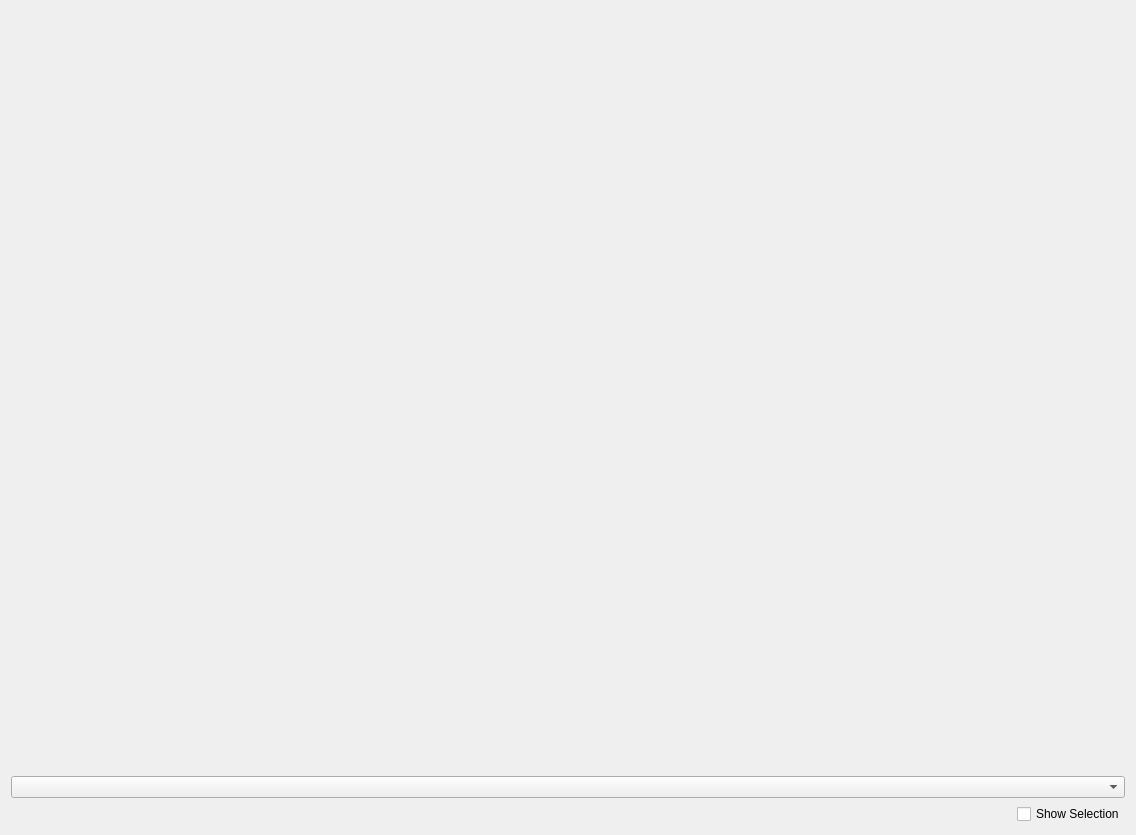
<?xml version="1.0" encoding="UTF-8"?>
<ui version="4.0">
 <class>VoltageDialog</class>
 <widget class="QDialog" name="VoltageDialog">
  <property name="geometry">
   <rect>
    <x>0</x>
    <y>0</y>
    <width>1136</width>
    <height>835</height>
   </rect>
  </property>
  <property name="windowTitle">
   <string>Dialog</string>
  </property>
  <layout class="QGridLayout" name="gridLayout">
   <item row="0" column="0">
    <widget class="QLabel" name="infoPanel">
     <property name="text">
      <string/>
     </property>
    </widget>
   </item>
   <item row="3" column="0" alignment="Qt::AlignRight">
    <widget class="QCheckBox" name="checkBox">
     <property name="text">
      <string>Show Selection</string>
     </property>
    </widget>
   </item>
   <item row="1" column="0">
    <widget class="QwtPlot" name="plot"/>
   </item>
   <item row="2" column="0">
    <widget class="QComboBox" name="plotSelector"/>
   </item>
  </layout>
 </widget>
 <customwidgets>
  <customwidget>
   <class>QwtPlot</class>
   <extends>QFrame</extends>
   <header>qwt_plot.h</header>
  </customwidget>
 </customwidgets>
 <resources/>
 <connections/>
</ui>
